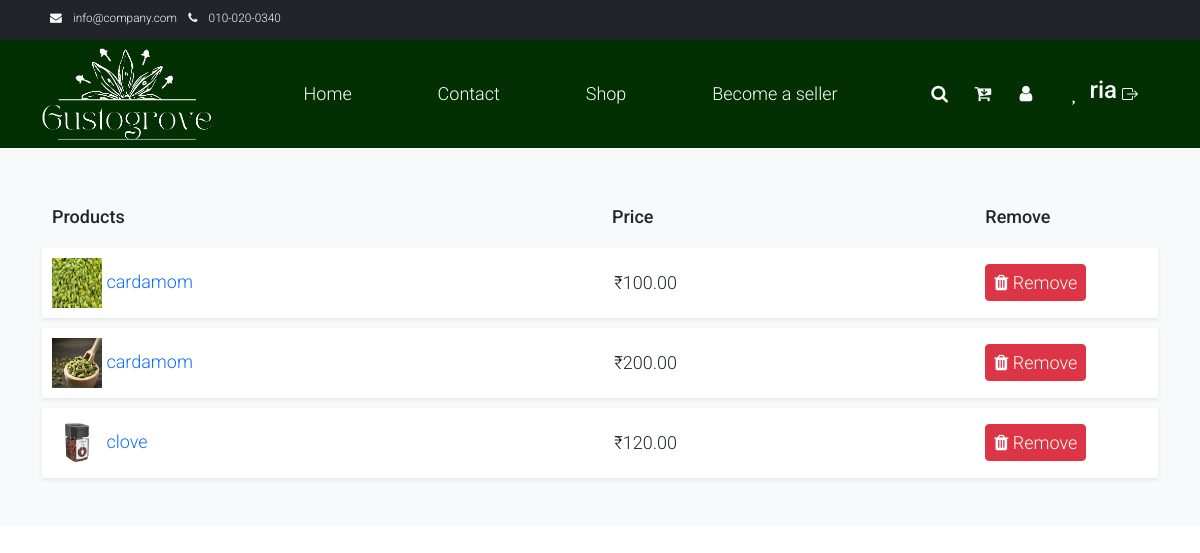
The app's page /wishlist/ (signed in) with its own data.
### userapp/models.py (models this page shows, shortened)
class CustomUser(AbstractUser):
    username = None
    USERNAME_FIELD  = 'email'
    name = models.CharField(max_length=100, default='')
    email = models.EmailField(unique=True)
    password = models.CharField(max_length=128)
    is_customer = models.BooleanField(default=False)
    is_seller = models.BooleanField(default=False)
    gstn = models.CharField(max_length=15, blank=True, null=True)  # GSTN field
    REQUIRED_FIELDS = []

### storeapp/models.py (models this page shows, shortened)
class Product(models.Model):
    product_name = models.CharField(max_length=255,null=True)
    description = models.TextField()
    image = models.ImageField(upload_to='products/', null=True, blank=True)
    quantity_value = models.PositiveIntegerField(default=100,null=True)
    quantity_prefix = models.CharField(max_length=10, choices=[('gms', 'gms'), ('kg', 'kg')], default='gms')
    stock = models.PositiveIntegerField(default=1,null=True)
    price = models.DecimalField(max_digits=10, decimal_places=2,null=True)
    date_added = models.DateField(default=timezone.now)
    brand_name = models.CharField(max_length=255, default="",null=True)
    seller = models.ForeignKey(CustomUser, on_delete=models.CASCADE, null=True, blank=True)
    STATUS_CHOICES = [
        ('In Stock', 'In Stock'),
        ('Out of Stock', 'Out of Stock'),
    ]
    status = models.CharField(max_length=15, choices=STATUS_CHOICES, default='In Stock')

### storeapp/views.py (the view)
# urls.py: path('wishlist/', views.wishlist_view, name='wishlist'),
def wishlist_view(request):
    if request.user.is_authenticated:
        wishlist = Wishlist.objects.get_or_create(user=request.user)[0]
        wishlist_products = wishlist.products.all()
        return render(request, 'wishlist.html', {'wishlist_products': wishlist_products})
    else:
        return render(request, 'login_required.html')

### template/wishlist.html (shortened to what this page needs)
{% load static %}
<html>
<head>
<link rel="stylesheet" href="https://cdn.jsdelivr.net/npm/bootstrap@5.2.3/dist/css/bootstrap.min.css">
    <link rel="stylesheet" href="{% static 'css/bootstrap.min.css' %}">
    <link rel="stylesheet" href="{% static 'css/templatemo.css' %}">
    <link rel="stylesheet" href="{% static '/css/custom.css' %}">
    <link rel="stylesheet" href="{% static 'css/fontawesome.min.css' %}">
    <link href="https://stackpath.bootstrapcdn.com/font-awesome/4.7.0/css/font-awesome.min.css" rel="stylesheet">
    <link href="https://cdn.jsdelivr.net/npm/bootstrap@5.2.0-beta1/dist/css/bootstrap.min.css" rel="stylesheet">
</head>
<body>
     <nav class="navbar navbar-expand-lg bg-dark navbar-light d-none d-lg-block" id="templatemo_nav_top">
        <div class="container text-light">
            <div class="w-100 d-flex justify-content-between">
                <div>
                    <i class="fa fa-envelope mx-2"></i>
                    <a class="navbar-sm-brand text-light text-decoration-none" href="mailto:info@company.com">info@company.com</a>
                    <i class="fa fa-phone mx-2"></i>
                    <a class="navbar-sm-brand text-light text-decoration-none" href="tel:010-020-0340">010-020-0340</a>
                </div>
                <div>
                    <a class="text-light" href="https://fb.com/templatemo" target="_blank" rel="sponsored"><i class="fab fa-facebook-f fa-sm fa-fw me-2"></i></a>
                    <a class="text-light" href="https://www.instagram.com/" target="_blank"><i class="fab fa-instagram fa-sm fa-fw me-2"></i></a>
                    <a class="text-light" href="https://twitter.com/" target="_blank"><i class="fab fa-twitter fa-sm fa-fw me-2"></i></a>
                    <a class="text-light" href="https://www.linkedin.com/" target="_blank"><i class="fab fa-linkedin fa-sm fa-fw"></i></a>
                </div>
            </div>
        </div>
    </nav>
    <nav class="navbar navbar-expand-lg ">
        <div class="container d-flex justify-content-between align-items-center">
            <div class="logo">
                <a class="navbar-brand" href="{% url "index" %}">
                    <img src="{% static 'img/gusto (2).png' %}" alt="Site Logo" class="img-fluid w-auto h-100" style="max-height: 100px;">
                </a>
            </div>
            <div class="align-self-center collapse navbar-collapse flex-fill  d-lg-flex justify-content-lg-between" id="templatemo_main_nav">
                <div class="flex-fill">
                    <ul class="nav navbar-nav d-flex justify-content-between mx-lg-auto">
                        <li class="nav-item">
                            <a class="nav-link" href="{% url 'index' %}">Home</a>
                        </li>
                        <li class="nav-item">
                            <a class="nav-link" href="{% url 'contact' %}">Contact</a>
                        </li>
                        <li class="nav-item">
                            <a class="nav-link" href="{% url 'shop' %}">Shop</a>
                        </li>
                        <li class="nav-item">
                            <a class="nav-link" href="{% url 'seller_index' %}">Become a seller</a>
                        </li>
                    </ul>
                </div>
                <div class="navbar align-self-center d-flex">
                    <a class="nav-icon d-none d-lg-inline" href="#" data-bs-toggle="modal" data-bs-target="#templatemo_search">
                        <i class="fa fa-fw fa-search text-light mr-2"></i>
                    </a>
                    <a class="nav-icon position-relative text-decoration-none" href="{% url 'cart' %}">
                        <i class="fa fa-fw fa-cart-arrow-down text-light mr-1"></i>
                    </a>
                    <a class="nav-icon position-relative text-decoration-none dropdown" href="#" data-bs-toggle="dropdown">
                        <i class="fa fa-fw fa-user text-light mr-1"></i>
                    </a>
                    <a href="{% url 'wishlist' %}" class="btn btn-success">
                        <i class="fas fa-heart"></i>
                    </a>
                    {% if user.is_authenticated %}
                    <h4 class=" text-light" >{{user.name}}<h4>
                        <div style="margin-left: 5px;" class="mt-2">
                            <a class="nav-icon position-relative text-decoration-none" href="{% url 'logout' %}" data-bs-toggle="tooltip" data-bs-placement="bottom" title="Logout">
                            </a>
                    {% endif %}
                        </div>
                </div>
            </div>
        </div>
    </nav>
    {% block content %}
        <div class="py-3 py-md-5 bg-light">
            <div class="container">
                <div class="row">
                    <div class="col-md-12">
                        <div class="shopping-cart">
                            <div class="cart-header d-none d-sm-none d-mb-block d-lg-block">
                                <div class="row">
                                    <div class="col-md-6">
                                        <h4>Products</h4>
                                    </div>
                                    <div class="col-md-2">
                                        <h4>Price</h4>
                                    </div>
                                    <div class="col-md-2">
                                    </div>
                                    <div class="col-md-2">
                                        <h4>Remove</h4>
                                    </div>
                                </div>
                            </div>
                            {% for product in wishlist_products %}
                                <div class="cart-item">
                                    <div class="row">
                                        <div class="col-md-6 my-auto">
                                            <a href="">
                                                <label class="product-name">
                                                    <img src="{{ product.image.url }}" style="width: 50px; height: 50px" alt="{{ product.product_name }}">
                                                    {{ product.product_name }}
                                                </label>
                                            </a>
                                        </div>
                                        <div class="col-md-2 my-auto">
                                            <label class="price">₹{{ product.price }}</label>
                                        </div>
                                        <div class="col-md-2 col-5 my-auto">
                                            <div class="remove">
                                                <a href="{% url 'remove_from_wishlist' product_id=product.id %}" class="btn btn-danger btn-sm">
                                                    <i class="fa fa-trash"></i> Remove
                                                </a>
                                            </div>
                                        </div>
                                    </div>
                                </div>
                            {% endfor %}
                        </div>
                    </div>
                </div>
            </div>
        </div>
    {% endblock %}
</body>
   </html>

### static/css/templatemo.css (style rules this page uses)
body, ul, li, p, a, label, input, div { font-family: 'Roboto', sans-serif; font-size: 18px !important; font-weight: 300 !important; }
.logo { font-weight: 500 !important; }
.text-light { color: #cfd6e1 !important; }
.bg-dark { background-color: #212934 !important; }
.bg-light { background-color: #e9eef5 !important; }
.btn-success { background-color: rgb(2, 48, 2)!important; border-color:rgb(2, 48, 2) !important; }
.navbar { background-color: rgb(2, 48, 2); }
#templatemo_nav_top { min-height: 40px; }
#templatemo_nav_top * { font-size: .9em !important; }
#templatemo_main_nav a { color: #fff; }
#templatemo_main_nav .navbar .nav-icon { margin-right: 20px; }
.fa-search { color: white; }
@media (min-width: 768px) { #templatemo_main_nav .navbar-nav { max-width: 450px; } }
@media (min-width: 992px) { #templatemo_main_nav .navbar-nav { max-width: 550px; } }
.nav-icon { position: relative; display: inline-block; }

### template/wishlist.html (style rules this page uses)
.shopping-cart .cart-header { padding: 10px; }
.shopping-cart .cart-header h4 { font-size: 18px; margin-bottom: 0px; }
.shopping-cart .cart-item a { text-decoration: none; }
.shopping-cart .cart-item { background-color: #fff; box-shadow: 0 0.125rem 0.25rem rgb(0 0 0 / 8%); padding: 10px 10px; margin-top: 10px; }
.shopping-cart .cart-item .product-name { font-size: 16px; font-weight: 600; width: 100%; white-space: nowrap; text-overflow: ellipsis; overflow: hidden; cursor: pointer; }
.shopping-cart .cart-item .price { font-size: 16px; font-weight: 600; padding: 4px 2px; }

### records on screen
CustomUser: name "ria"
Product: image (picture), product_name "cardamom", price "100.00"
Product: image (picture), product_name "cardamom", price "200.00"
Product: image (picture), product_name "clove", price "120.00"
